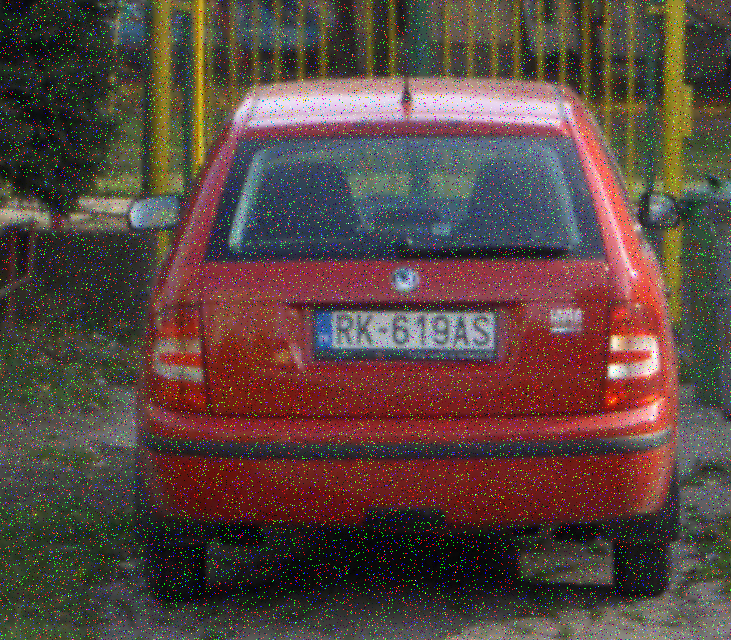
#> input picture 24B-BİL375-Proje-9/I.png, 731 x 640 px
$ python chat.py
#> lines starting #> are read from the running program, lines starting #| are printed output that depends on the picture; after the words box and inside, x2 and y2 are one past the last pixel; in counts of white or black regions, pixels touching at a corner belong together
import cv2
import matplotlib.pyplot as plt
from skimage import morphology
from skimage.filters import threshold_otsu
from skimage.measure import label, regionprops
from scipy import ndimage

# Görüntüyü yükleme
I = cv2.imread("I.png")
#> I is the input picture: shape (640, 731, 3); mean B, G, R 64, 69.2, 88.9

# BGR'den RGB'ye dönüştürme
I_rgb = cv2.cvtColor(I, cv2.COLOR_BGR2RGB)

# Gri tonlamaya dönüştürme
Igry = cv2.cvtColor(I, cv2.COLOR_BGR2GRAY)
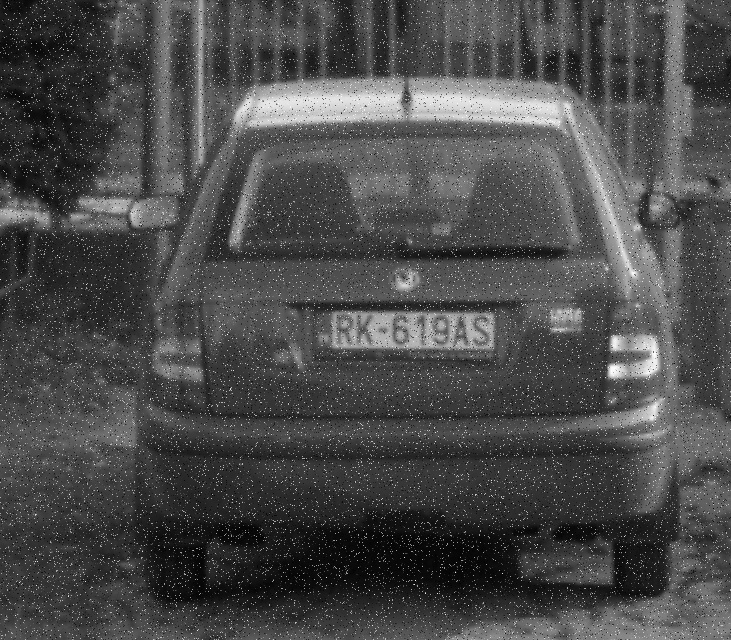
#> Igry: shape (640, 731); min 0, max 255, mean 74.5

# Medyan filtresi uygulama
# Imed = cv2.medianBlur(Igry, 5)

# # Kenar tespiti (Canny)
# tresh = 0.3
# I_edg_med = cv2.Canny(Imed, int(tresh * 255 * 2), int(tresh * 255))

# # Threshold ile ikili kenar tespiti (Canny)
# I_edg_gry = cv2.Canny(Igry, int(tresh * 255 * 2), int(tresh * 255))

# Adaptif thresholding
T = threshold_otsu(Igry)
#> T = 97
Ibw = Igry > T
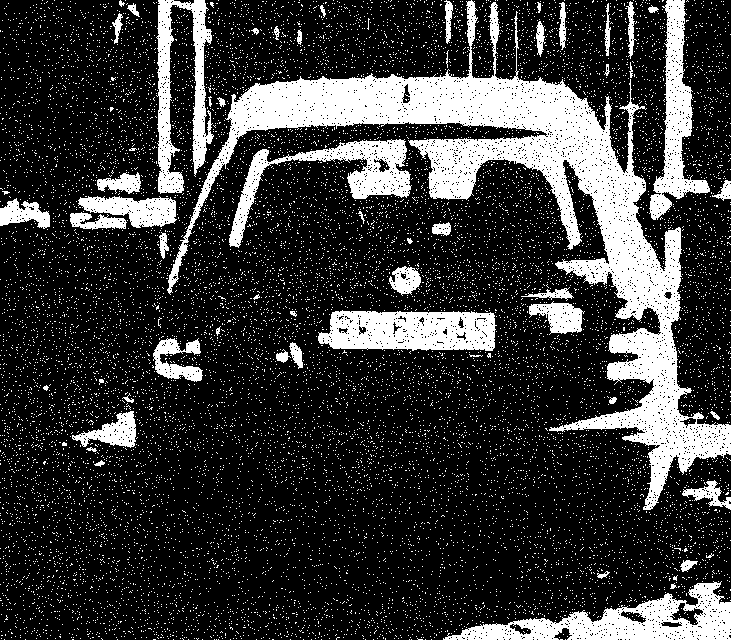
#> Ibw: shape (640, 731) bool; 21.8% white; 14222 white regions (14166 under 20 px), largest, box (x1, y1, x2, y2) and area: (167, 0, 731, 510) 45440, (443, 581, 731, 640) 6910, (318, 310, 497, 351) 5845

# Boşlukları doldurma
I_fil = ndimage.binary_fill_holes(Ibw)
#> I_fil: shape (640, 731) bool; 22.8% white; 14198 white regions (14142 under 20 px), largest, box (x1, y1, x2, y2) and area: (167, 0, 731, 510) 47453, (443, 581, 731, 640) 7865, (318, 310, 497, 351) 6314

# Morfolojik açma (opening)
selem = morphology.rectangle(25, 50)
I_cls = morphology.opening(I_fil, selem)
#> I_cls: shape (640, 731) bool; 7% white; 5 white regions

# Sonuçları gösterme
plt.figure(figsize=(16, 10))
plt.subplot(3, 3, 1)
plt.imshow(Igry, cmap='gray')
plt.title('Gri Tonlama')
plt.subplot(3, 3, 2)
# [9 lines of commented-out code are left out]
plt.imshow(Ibw, cmap='gray')
plt.title('Adaptif Threshold')
plt.subplot(3, 3, 6)
plt.imshow(I_fil, cmap='gray')
plt.title('Delikleri Doldur')
plt.subplot(3, 3, 7)
plt.imshow(I_cls, cmap='gray')
plt.title('Morfolojik Açma')
plt.show()

# Etiketleme
label_image, num_labels = label(I_cls, return_num=True)
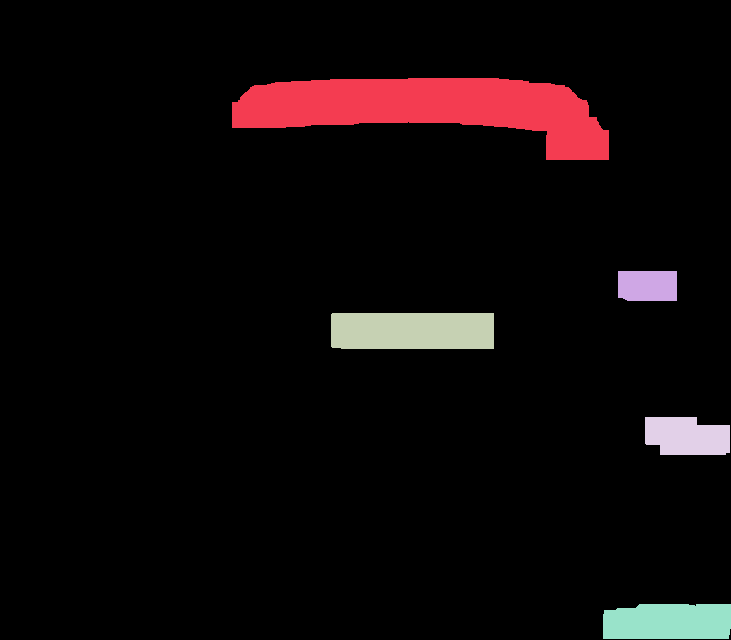
#> label_image: shape (640, 731) int32; 6 distinct labels, from 0 to 5; one colour per label, 0 black
#> num_labels = 5

# Eşit büyüklükteki kutucukları bulma ve sıralama
regions = regionprops(label_image)
#> regions = 5 regions; box (x1, y1, x2, y2) and area: (232, 78, 609, 160) 17814, (331, 313, 494, 349) 5856, (603, 604, 731, 639) 4289, (645, 417, 730, 455) 2807, (618, 271, 677, 301) 1749

# 3. etiketli bölgeyi al
selected_region = None
for region in regions:
    if region.label == 3:
        selected_region = region
        break
#> this loop made 3 passes

# Eğer 3. etiketli bölge bulunduysa, onu göster
if selected_region:
    minr, minc, maxr, maxc = selected_region.bbox
#> minr = 313; minc = 331; maxr = 349; maxc = 494
    plt.text(minc, minr, '3', color='red', fontsize=12, ha='right', va='bottom')

# Sonuçları gösterme
plt.imshow(I_cls, cmap='gray')
plt.title('Etiketlenmiş Görüntü')
plt.axis('off')
plt.show()

# Kaldırılacak etiketleri belirle
labels_to_remove = [1, 2, 4, 5]

# Seçili etiketlere sahip kutucukları kaldır
for region in regions:
    if region.label in labels_to_remove:
        minr, minc, maxr, maxc = region.bbox
        I_cls[minr:maxr, minc:maxc] = 0
#> this loop made 5 passes
#> (minr, minc, maxr, maxc) on passes 1, 2, 4, 5: (78, 232, 160, 609), (271, 618, 301, 677), (417, 645, 455, 730), (604, 603, 639, 731)
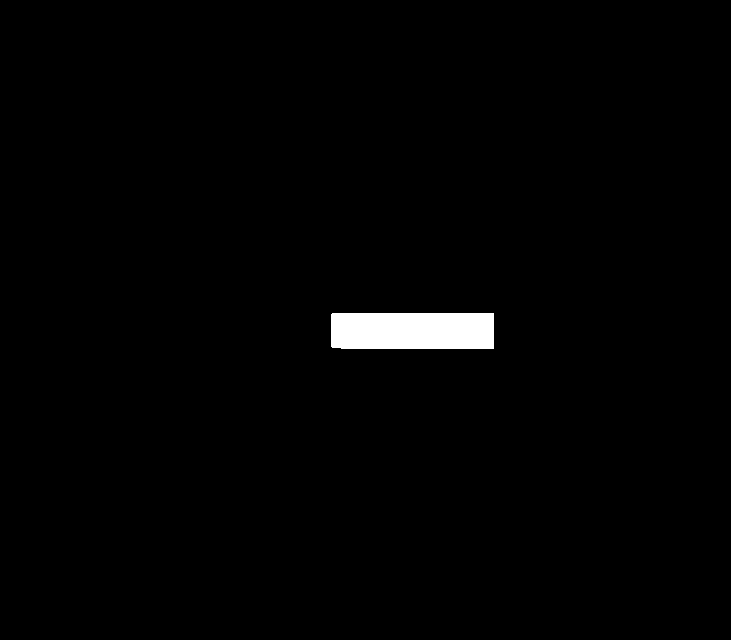
#> I_cls: shape (640, 731) bool; 1.3% white; 1 white region, box (x1, y1, x2, y2) and area: (331, 313, 494, 349) 5856

plt.imshow(I_cls, cmap='gray')
plt.axis('off')
plt.show()

# Yeniden Etiketleme
label_image = label(I_cls)
#> label_image: shape (640, 731) int32; values 0 (black) and 1 (white), 1.3% white; 1 white region
regions = regionprops(label_image)
#> regions = 1 regions; box (x1, y1, x2, y2) and area: (331, 313, 494, 349) 5856

# Sonuçları gösterme
plt.imshow(I_rgb)  # Renkli görüntü
plt.title('Orijinal Görüntü')
plt.axis('off')

# Etiketleri gösterme
for region in regions:
    minr, minc, maxr, maxc = region.bbox
    plt.text(minc, minr, f'{region.label}', color='red', fontsize=12, ha='right', va='bottom')
#> this loop made 1 pass
#> (minr, minc, maxr, maxc) on pass 1: (313, 331, 349, 494)

plt.show()

# Bulanıklaştırma için etiketlenmiş bölgeyi bulma
blurred_region = None
for region in regions:
    if region.label == 1:
        blurred_region = region
        break
#> this loop made 1 pass

# Eğer bulanıklaştırılacak bölge bulunduysa, onu bulanıklaştır
if blurred_region:
    minr, minc, maxr, maxc = blurred_region.bbox
    plate_area = I[minr:maxr, minc:maxc]
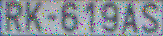
#> plate_area: shape (36, 163, 3); mean B, G, R 153.5, 145, 137.8
    blurred_plate_area = cv2.GaussianBlur(plate_area, (15, 15), 10)  # Gauss filtresi uygula
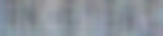
#> blurred_plate_area: shape (36, 163, 3); mean B, G, R 154, 145.6, 138.3
    I[minr:maxr, minc:maxc] = blurred_plate_area
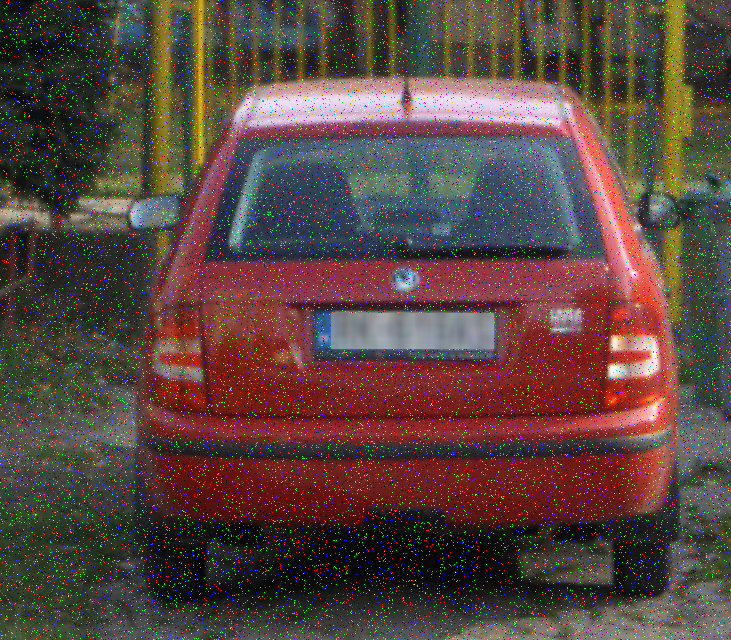
#> I: shape (640, 731, 3); 1.25% of pixels changed, all inside (x1, y1, x2, y2) = (331, 313, 494, 349)

# Sonuçları gösterme
plt.imshow(cv2.cvtColor(I, cv2.COLOR_BGR2RGB))  # Renkli görüntü
plt.title('Bulanıklaştırılmış Plaka')
plt.axis('off')
plt.show()
